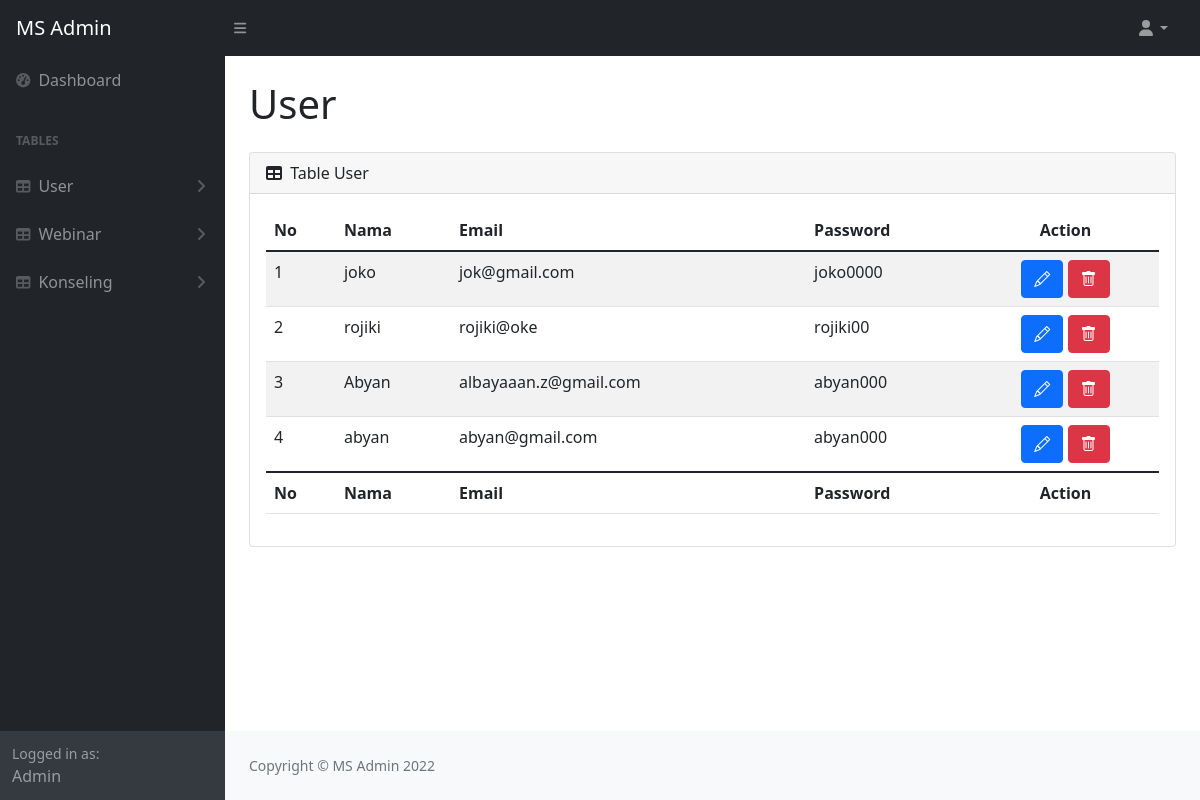
Before: /admin/app_admin.php?page=user_table (signed in) with the older database file.
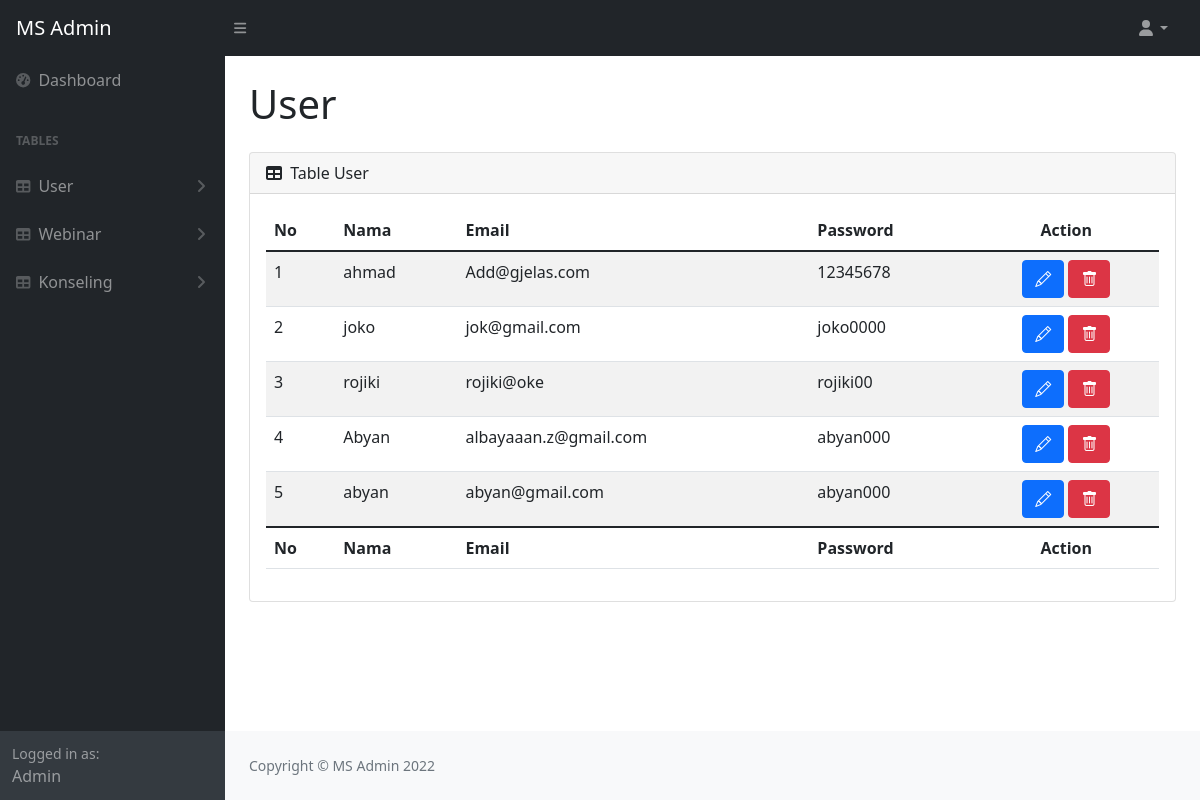
After: the same page with the newer database file.
### tables this page shows
CREATE TABLE `user` (
  `id` int(11) NOT NULL,
  `name` varchar(64) NOT NULL,
  `email` varchar(64) NOT NULL,
  `password` varchar(64) NOT NULL
);

### admin/user_table.php (the view, shortened to what this page needs)
<main>
    <div class="container-fluid px-4">
        <h1 class="mt-4 mb-4">User</h1>
        <div class="card mt-2">
            <div class="card-header">
                <i class="fas fa-table me-1"></i>
                Table User
            </div>
            <div class="card-body">
                <table id="datatablesSimple" class="table table-striped">
                    <thead>
                        <tr>
                            <th>No</th>
                            <th>Nama</th>
                            <th>Email</th>
                            <th>Password</th>
                            <th class="text-center">Action</th>
                        </tr>
                    </thead>
                    <tfoot>
                        <tr>
                            <th>No</th>
                            <th>Nama</th>
                            <th>Email</th>
                            <th>Password</th>
                            <th class="text-center">Action</th>
                        </tr>
                    </tfoot>
                    <tbody>
                        <?php
                        include "connect.php";
                        $i = 1;
                        $sql = "SELECT * FROM user ORDER BY id DESC";
                        $hasil = mysqli_query($conn, $sql);
                        while ($row = mysqli_fetch_array($hasil)) {
                        ?>
                            <tr>
                                <td><?= $i++ ?></td>
                                <td><?= $row['name'] ?></td>
                                <td><?= $row['email'] ?></td>
                                <td><?= $row['password'] ?></td>
                                <td class="text-center">
                                    <a href="app_admin.php?page=page_edit_user&id=<?= $row['id'] ?>" class="btn btn-primary bi bi-pencil"></a>
                                    <a href="delete_user.php?id=<?= $row['id'] ?>" class="btn btn-danger bi bi-trash"></a>
                                </td>
                            </tr>
                        <?php } ?>
                    </tbody>
                </table>
            </div>
        </div>
    </div>
</main>

Changed rows visible on the page:
added user: name "ahmad", email "Add@gjelas.com", password "12345678"
